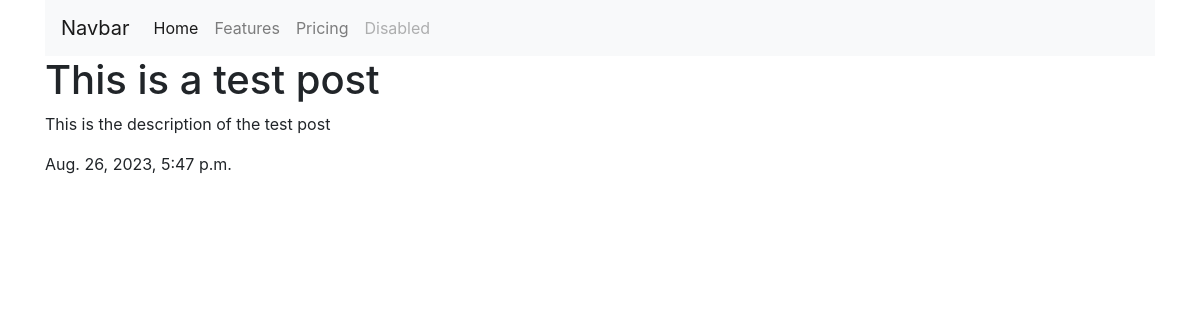
/post-details/2, run on the app's committed database.
### dbpost/models/models.py (models this page shows, shortened)
class Post(BaseStampStampModel):
    title = models.CharField(max_length=50, blank=False)
    description = models.TextField(blank=True)
    published = models.DateTimeField(auto_now_add=True)
    user = models.ForeignKey(User, on_delete=models.CASCADE)
    category = models.ManyToManyField(PostCategory, related_name='post')

### dbpost/views/func_base_view.py (the view)
# urls.py: path('post-details/<int:post_id>', post_details_view, name="post_details"),
def post_details_view(request, post_id, *args, **kwargs):
    post_object = Post.objects.filter(id=post_id).first()
    return render(request, 'dbpost/post_details.html', {"post": post_object})

### dbpost/templates/dbpost/post_details.html (shortened to what this page needs)
{% extends 'dbcore/base.html' %}
{% block content%}
    <h1>{{post.title}}</h1>
    <p>{{post.description}}</p>
    <p>{{post.published}}</p>
{% endblock %}

### data on the page
Post: title "This is a test post", description "This is the description of the test post", published "Aug. 26, 2023, 5:47 p.m."
